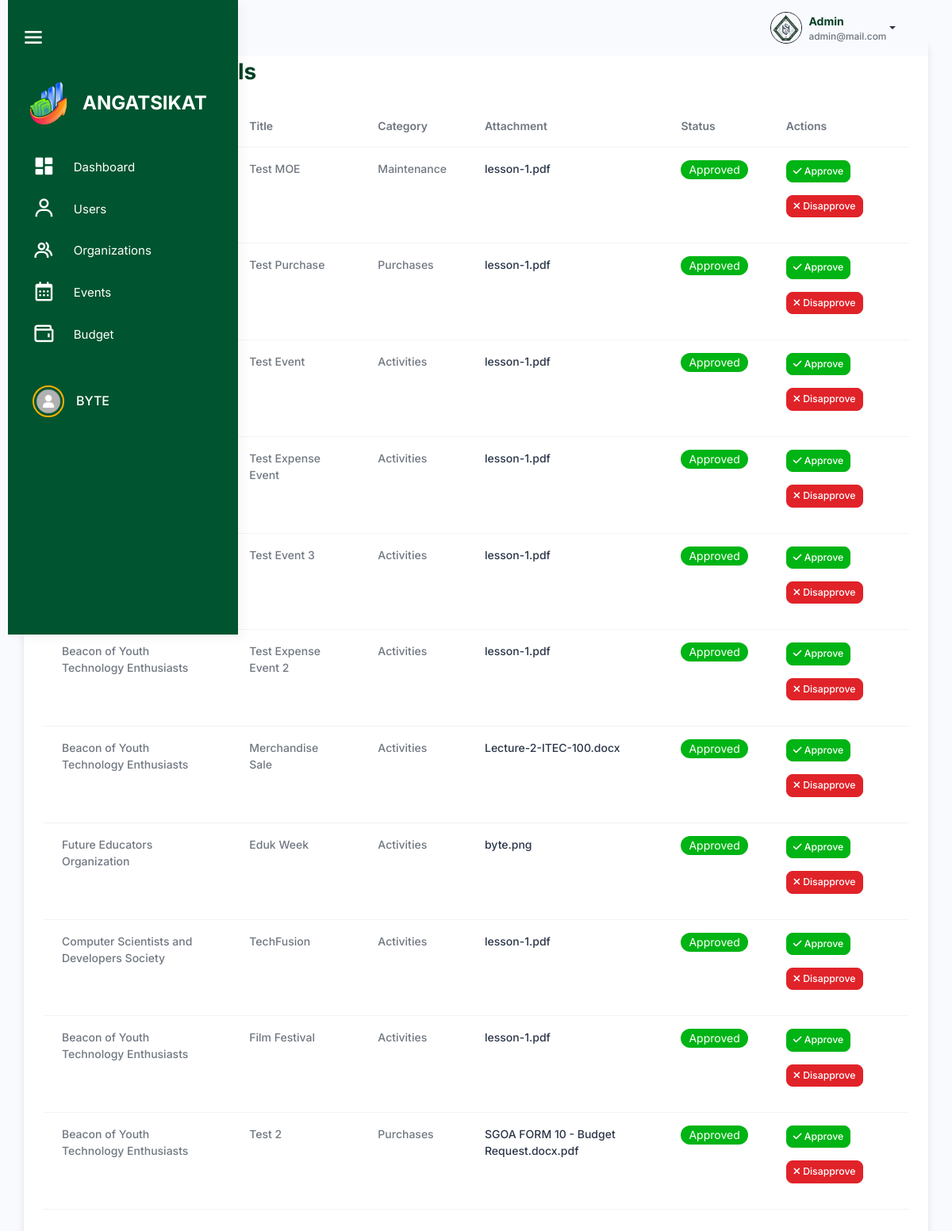
The page /src/budget_management/admin_budget_approval_table.php (signed in) on the database as committed earlier.
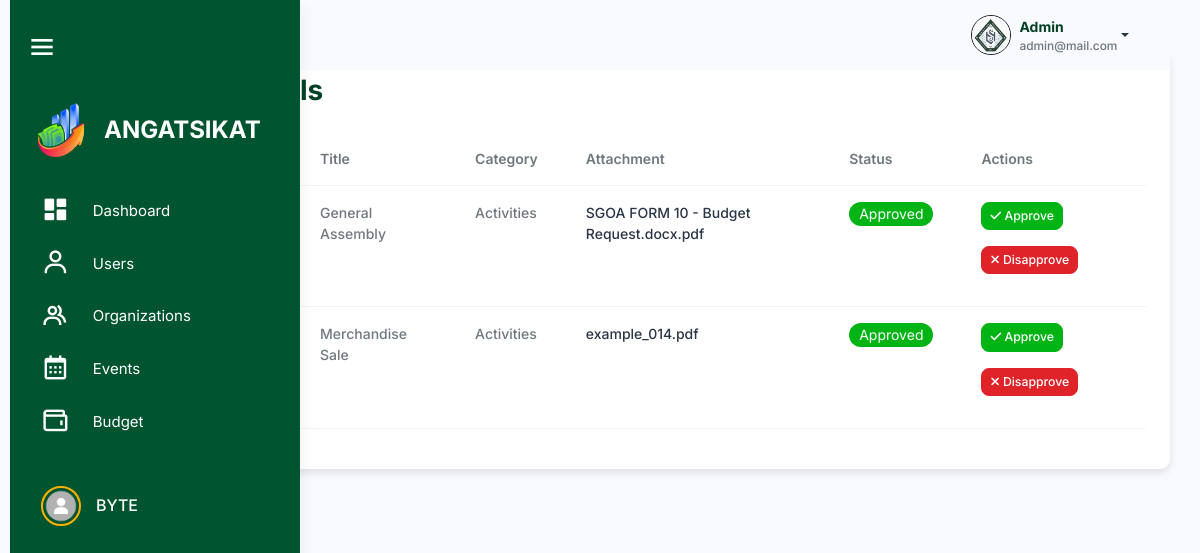
The same page on the database as committed later.
### tables this page shows
CREATE TABLE `budget_approvals` (
  `approval_id` int(11) NOT NULL,
  `title` varchar(255) NOT NULL,
  `category` varchar(255) NOT NULL,
  `attachment` varchar(255) DEFAULT NULL,
  `status` enum('Pending','Approved','Disapproved') DEFAULT 'Pending',
  `organization_id` int(11) NOT NULL,
  `created_at` timestamp NOT NULL DEFAULT current_timestamp(),
  `archived` tinyint(1) DEFAULT 0
);

CREATE TABLE `organizations` (
  `organization_id` int(11) NOT NULL,
  `organization_name` varchar(255) NOT NULL,
  `organization_logo` varchar(255) DEFAULT NULL,
  `organization_members` int(11) NOT NULL DEFAULT 0,
  `organization_status` enum('Probationary','Level I','Level II') NOT NULL DEFAULT 'Probationary',
  `organization_color` varchar(7) DEFAULT NULL,
  `archived` tinyint(1) DEFAULT 0,
  `created_at` timestamp NOT NULL DEFAULT current_timestamp(),
  `balance` decimal(15,2) DEFAULT 0.00,
  `beginning_balance` decimal(15,2) DEFAULT 0.00,
  `income` decimal(15,2) DEFAULT 0.00,
  `expense` decimal(15,2) DEFAULT 0.00,
  `cash_on_bank` decimal(15,2) DEFAULT 0.00,
  `cash_on_hand` decimal(15,2) DEFAULT 0.00
);

### src/budget_management/admin_budget_approval_table.php (the view, shortened to what the changed rows need)
<?php
include 'connection.php';
?>
<!DOCTYPE html>
<html lang="en">
<head>
    <link rel="stylesheet" href="../assets/css/styles.min.css" />
    <link rel="stylesheet" href="../html/sidebar.css" />
    <link rel="stylesheet" href="../budget_management/css/budget.css" />
    <link href="https://unpkg.com/boxicons@2.1.4/css/boxicons.min.css" rel="stylesheet" />
    <link rel="stylesheet" href="https://cdnjs.cloudflare.com/ajax/libs/font-awesome/6.6.0/css/all.min.css">
    <link rel="stylesheet" href="https://cdn.datatables.net/2.1.7/css/dataTables.bootstrap.min.css" />
</head>
<body>
    <div class="container p-4" style="margin-top: 50px;">
        <h2><span class="text-warning fw-bold me-2">|</span> Budget Approvals</h2>
        <table class="table mt-4" id="approvalsTable">
            <thead>
                <tr>
                    <th>Organization</th>
                    <th>Title</th>
                    <th>Category</th>
                    <th>Attachment</th>
                    <th>Status</th>
                    <th>Actions</th>
                </tr>
            </thead>
            <tbody>
                <?php
            $query = "
                SELECT b.*, o.organization_name
                FROM budget_approvals b
                JOIN organizations o ON b.organization_id = o.organization_id";
            $result = mysqli_query($conn, $query);
            while ($row = mysqli_fetch_assoc($result)) {
                $organization = $row['organization_name'];
                $title = $row['title'];
                $category = $row['category'];
                $attachment = $row['attachment'];
                $id = $row['approval_id'];
                ?>
                <tr>
                    <td>
                        <?php echo htmlspecialchars($organization); ?>
                    </td>
                    <td>
                        <?php echo htmlspecialchars($title); ?>
                    </td>
                    <td>
                        <?php echo htmlspecialchars($category); ?>
                    </td>
                    <td>
                        <a href="uploads/<?php echo htmlspecialchars($attachment); ?>"
                            class='link-offset-2 link-underline link-underline-opacity-0' target="_blank">
                            <?php echo htmlspecialchars($attachment); ?>
                        </a>
                    </td>
                    <td>
                        <?php
                        if ($row['status'] == 'Pending') {
                            echo " <span class='badge rounded-pill pending'> ";
                        } else if ($row['status'] == 'Approved') {
                            echo " <span class='badge rounded-pill approved'> ";
                        } else if ($row['status'] == 'Disapproved') {
                            echo " <span class='badge rounded-pill disapproved'> ";
                        }
                        echo ucfirst($row['status']);
                        ?>
                        </span>
                    </td>
                    <td>
                    <button type="button" class="btn btn-sm btn-success mb-3"
                            data-bs-toggle="modal"
                            data-bs-target="#confirmationModal"
                            data-action="approve"
                            data-id="<?php echo $id; ?>">
                        <i class="fa-solid fa-check"></i> Approve
                    </button>
                    <button type="button" class="btn btn-sm btn-danger mb-3"
                            data-bs-toggle="modal"
                            data-bs-target="#confirmationModal"
                            data-action="disapprove"
                            data-id="<?php echo $id; ?>">
                        <i class="fa-solid fa-xmark"></i> Disapprove
                    </button>
                    </td>
                </tr>
                <?php
            }
            ?>
            </tbody>
        </table>
    </div>
</body>
</html>

Rows that differ between the two databases and show on the page:
removed budget_approvals: title "Test MOE", category "Maintenance", attachment "lesson-1.pdf", status "Approved"
removed budget_approvals: title "Test Purchase", category "Purchases", attachment "lesson-1.pdf", status "Approved"
removed budget_approvals: title "Test Event", category "Activities", attachment "lesson-1.pdf", status "Approved"
removed budget_approvals: title "Test Expense Event", category "Activities", attachment "lesson-1.pdf", status "Approved"
removed budget_approvals: title "Test Event 3", category "Activities", attachment "lesson-1.pdf", status "Approved"
removed budget_approvals: organization.organization_name "Beacon of Youth Technology Enthusiasts", title "Test Expense Event 2", category "Activities", attachment "lesson-1.pdf", status "Approved"
removed budget_approvals: organization.organization_name "Beacon of Youth Technology Enthusiasts", title "Merchandise Sale", category "Activities", attachment "Lecture-2-ITEC-100.docx", status "Approved"
removed budget_approvals: organization.organization_name "Future Educators Organization", title "Eduk Week", category "Activities", attachment "byte.png", status "Approved"
removed budget_approvals: organization.organization_name "Computer Scientists and Developers Society", title "TechFusion", category "Activities", attachment "lesson-1.pdf", status "Approved"
removed budget_approvals: organization.organization_name "Beacon of Youth Technology Enthusiasts", title "Film Festival", category "Activities", attachment "lesson-1.pdf", status "Approved"
removed budget_approvals: organization.organization_name "Beacon of Youth Technology Enthusiasts", title "Test 2", category "Purchases", attachment "SGOA FORM 10 - Budget Request.docx.pdf", status "Approved"
added budget_approvals: title "General Assembly", category "Activities", attachment "SGOA FORM 10 - Budget Request.docx.pdf", status "Approved"
added budget_approvals: title "Merchandise Sale", category "Activities", attachment "example_014.pdf", status "Approved"
